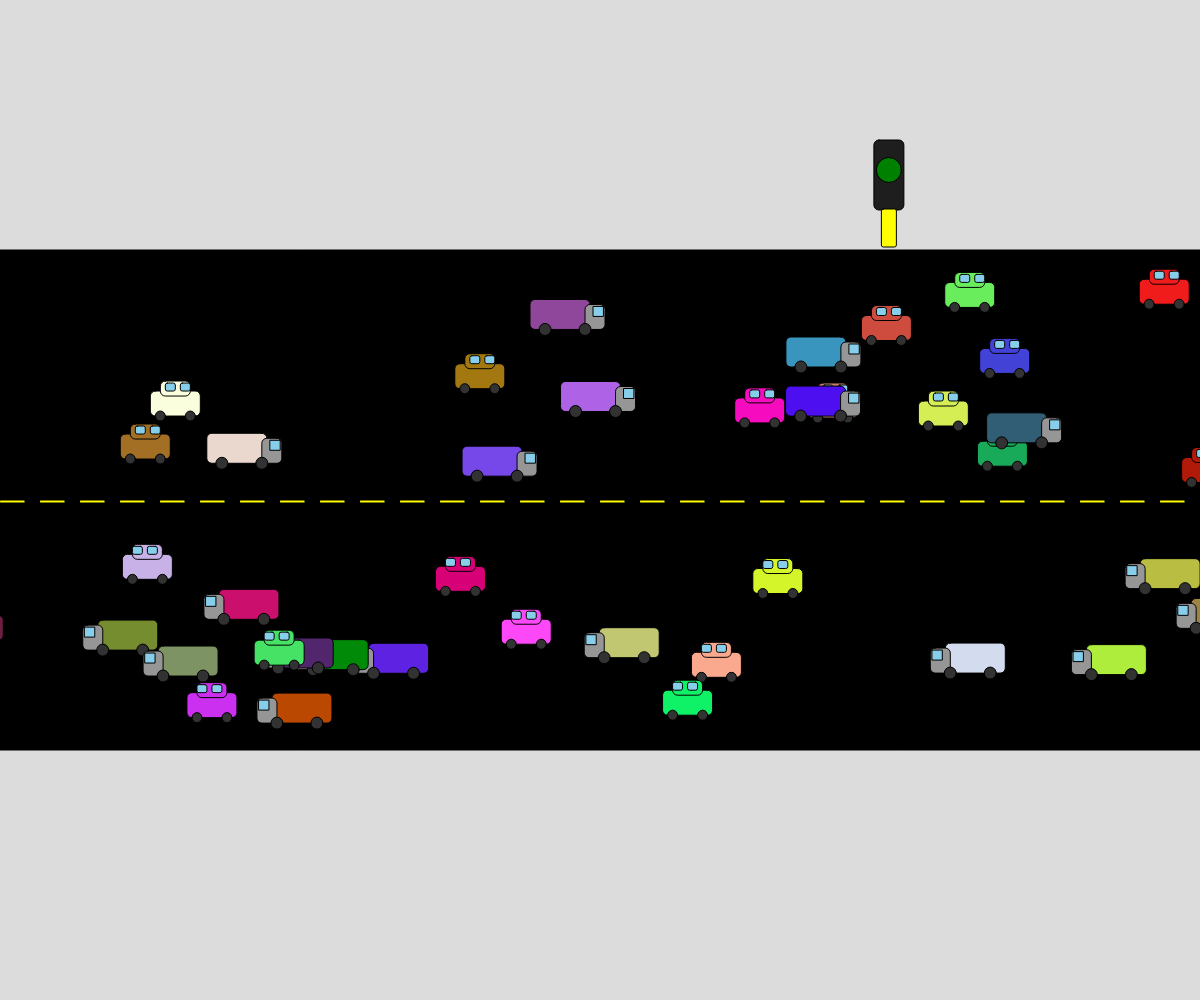
Frame 1 (no input)
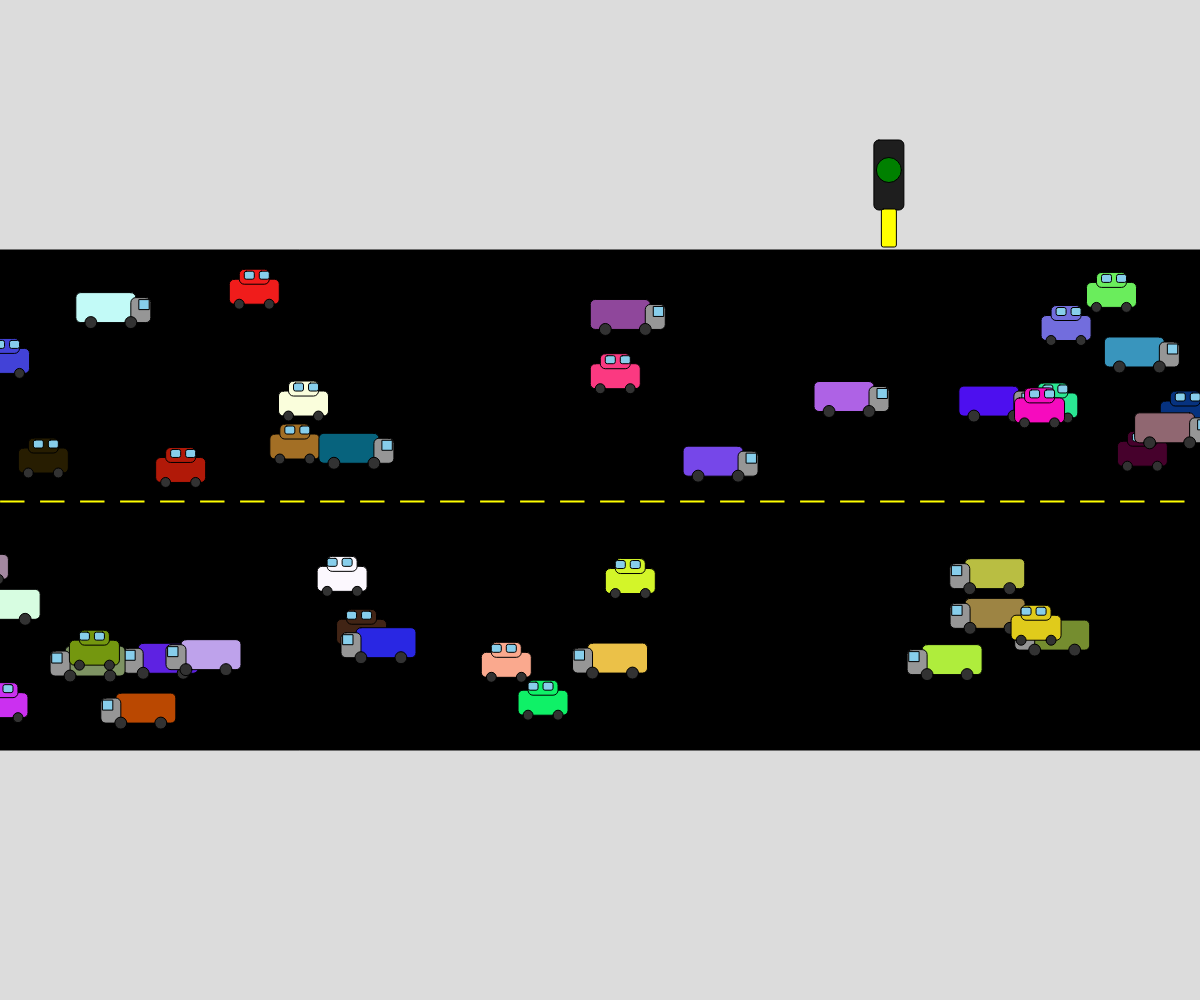
Frame 60 (no input)
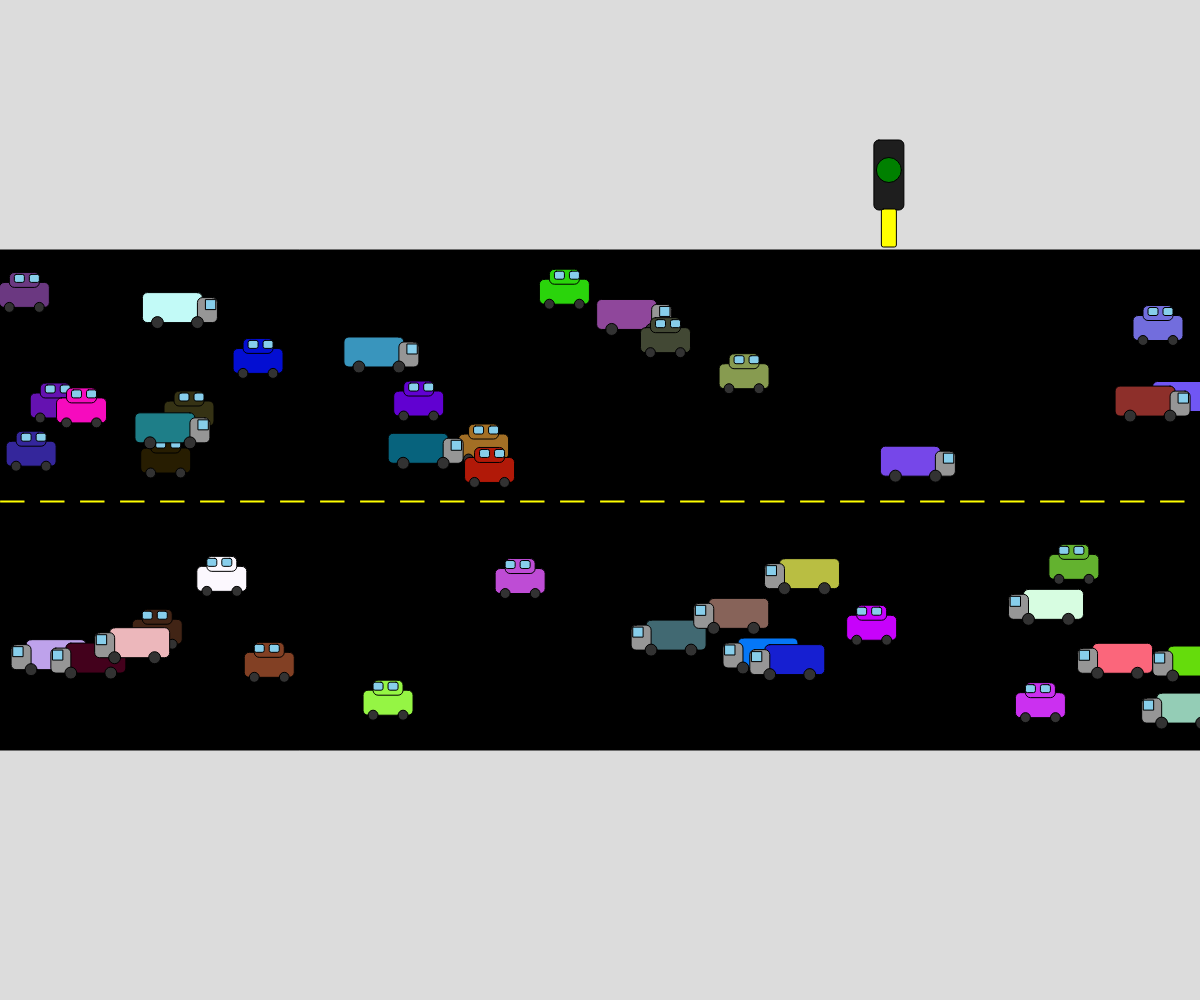
Frame 120 (the mouse pressed at the canvas centre since frame 60)

The p5.js sketch that drew these frames (run headless with seeded random() and noise() and a simulated clock; from frame 60 on, the mouse is pressed at the canvas centre):

// p5.js sketch
// ── sketch.js
// Cars Cars Cars Assignment 03
// Priyansh Jhanji
// 21st March 2025
// Creating a Traffic Simulation where each vehicle on the road will be an object created from a Vehicle class defined.

// Global Variables
let eastbound = []; 
let westbound = []; 
let trafficLight; 
let redStartFrame = 0; //fraem counter for signal

function setup() {
  createCanvas(windowWidth, windowHeight);
  for (let i = 0; i <= 20; i++) { // Loop to create 20 vehicles on both sides of the road
    eastbound.push(new Vehicle(random(width), random(height / 2 - 40, height / 3.6), 1, random(2, 5))); // Create vehicles on the upper side of the road
    westbound.push(new Vehicle(random(width), random(height * 0.55, height * 0.7), -1, random(2, 5))); // Create vehicles on the bottom side of the road
  }
  trafficLight = new TrafficLight(width / 1.35, height / 5 - 30); // Create a traffic light on the road
}

function draw() {
  background(220);
  drawRoad(); // Draw the road
  trafficLight.display(); // Display the traffic light
  trafficLight.update(); // Update the traffic light state
  
  // Move cars only if the light is green
  if (trafficLight.lightcolor === 'green') {
    for (let car of eastbound) {
      car.action();
    }
    for (let car of westbound) {
      car.action();
    }
  } 
  else {
    for (let car of eastbound) {
      car.display(); // Display cars without movement when the light is red
    }
    for (let car of westbound) {
      car.display();
    }
  }
}

function mousePressed() {
  if (keyIsDown(SHIFT)) {
    // Add a westbound car on Shift+left click
    westbound.push(new Vehicle(random(width), random(height * 0.55, height * 0.7), -1, random(2, 5)));
  } 
  else {
    // Add an eastbound car on left click
    eastbound.push(new Vehicle(random(width), random(height / 2 - 40, height / 3.6), 1, random(2, 5)));
  }
}

function keyPressed() {
  if (keyCode === 32) { // Spacebar turns the light red
    trafficLight.turnRed();
  }
}

// Function to draw the road with lane markings
function drawRoad() {
  let roadHeight = windowHeight / 2;
  fill(0);
  rect(0, height / 4, windowWidth, roadHeight); // Road base

  fill('yellow');
  for (let i = 0; i < width; i += 40) {
    rect(i, height / 2, 25, 3); // Road markings
  }
}

class TrafficLight {
  constructor(x, y) {
    this.x = x;
    this.y = y;
    this.lightcolor = 'green'; // Initial state is green
  }

  display() {
    fill(30);
    rect(this.x - 15, this.y - 30, 30, 70, 5); // Traffic light post
    fill ('yellow');
    rect(this.x - 7.5, this.y + 39, 15, 38, 2,2 ); // Light box
    fill(this.lightcolor);
    circle(this.x, this.y, 25); // Display the current light color
  }

  update() {
    // Change back to green after 120 frames if red
    if (this.lightcolor === 'red' && frameCount - redStartFrame > 120) {
      this.lightcolor = 'green';
    }
  }

  turnRed() {
    // Turn red only if it's currently green
    if (this.lightcolor === 'green') {
      this.lightcolor = 'red';
      redStartFrame = frameCount; // Store the frame count when turning red
    }
  }
}

class Vehicle {
  constructor(x, y, direction, xSpeed) {
    this.x = x;
    this.y = y;
    this.direction = direction; // 1 for eastbound, -1 for westbound
    this.xSpeed = xSpeed;
    this.type = int(random(2)); // 0 for car, 1 for truck
    this.color = color(random(255), random(255), random(255)); // Assign a random color
  }

  move() {
    if (this.xSpeed < 0) {
      this.xSpeed = 1; // Reset speed
    }

    this.x += this.xSpeed * this.direction;

    // Wrap around 
    if (this.direction === 1 && this.x > width) {
      this.x = -50;
    } 
    else if (this.direction === -1 && this.x < -50) {
      this.x = width;
    }
  }

  speedUp() {
    if (this.xSpeed < 15) {
      this.xSpeed += 1; // Increase speed if below max
    }
  }

  speedDown() {
    if (this.xSpeed > 1) {
      this.xSpeed -= 1; // Decrease speed if above zero
    }
    
  }

  changeColor() {
    this.color = color(random(255), random(255), random(255)); // Randomize vehicle color
  }

  display() {
    fill(this.color);
    stroke(0);

    if (this.type === 0) {
      // Car drawing
      push();
      translate(this.x, this.y);
      if (this.direction === -1) {
        scale(-1, 1); // Flip horizontally for westbound cars
      }
      rect(0, 0, 50, 25, 5);
      rect(10, -10, 30, 15, 5);

      // Car windows
      fill('skyblue');
      rect(15, -8, 10, 8, 2);
      rect(30, -8, 10, 8, 2);

      // Wheels
      fill(50);
      circle(10, 25, 10);
      circle(40, 25, 10);
      pop();
    } 
    else {
      // Truck drawing
      push();
      translate(this.x, this.y);
      if (this.direction === 1) {
        scale(-1, 1); // Flip for eastbound trucks
        translate(-75, 0);
      }

      // Truck cargo and cab
      fill(this.color);
      rect(15, 0, 60, 30, 5);
      fill(150);
      rect(0, 5, 20, 25, 5);

      // Windshield
      fill('skyblue');
      rect(2, 7, 10, 10);

      // Wheels
      fill(50);
      circle(20, 30, 12);
      circle(60, 30, 12);
      pop();
    }
  }

  action() {
    this.move(); // Move the vehicle
    if (random(100) < 1) {
      this.speedUp(); // Occasionally speed up
    }
    if (random(100) < 1) {
      this.speedDown(); // Occasionally slow down
    }
    if (random(100) < 1) {
      this.changeColor(); // Occasionally change color
    }
    this.display(); // Display the vehicle
  }
}
